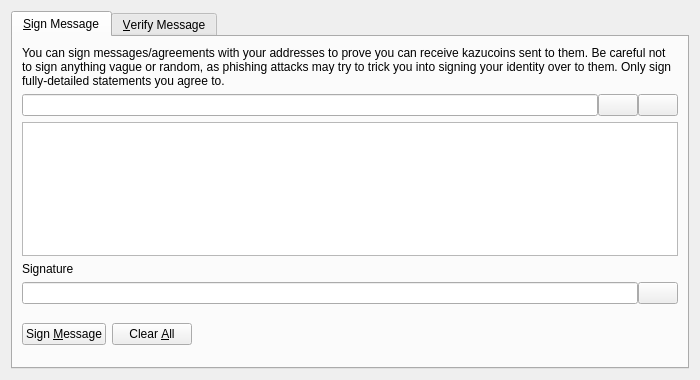
<?xml version="1.0" encoding="UTF-8"?>
<ui version="4.0">
 <class>SignVerifyMessageDialog</class>
 <widget class="QDialog" name="SignVerifyMessageDialog">
  <property name="geometry">
   <rect>
    <x>0</x>
    <y>0</y>
    <width>700</width>
    <height>380</height>
   </rect>
  </property>
  <property name="windowTitle">
   <string>Signatures - Sign / Verify a Message</string>
  </property>
  <property name="modal">
   <bool>true</bool>
  </property>
  <layout class="QVBoxLayout" name="verticalLayout">
   <item>
    <widget class="QTabWidget" name="tabWidget">
     <property name="currentIndex">
      <number>0</number>
     </property>
     <widget class="QWidget" name="tabSignMessage">
      <attribute name="title">
       <string>&amp;Sign Message</string>
      </attribute>
      <layout class="QVBoxLayout" name="verticalLayout_SM">
       <item>
        <widget class="QLabel" name="infoLabel_SM">
         <property name="text">
          <string>You can sign messages/agreements with your addresses to prove you can receive kazucoins sent to them. Be careful not to sign anything vague or random, as phishing attacks may try to trick you into signing your identity over to them. Only sign fully-detailed statements you agree to.</string>
         </property>
         <property name="textFormat">
          <enum>Qt::PlainText</enum>
         </property>
         <property name="wordWrap">
          <bool>true</bool>
         </property>
        </widget>
       </item>
       <item>
        <layout class="QHBoxLayout" name="horizontalLayout_1_SM">
         <property name="spacing">
          <number>0</number>
         </property>
         <item>
          <widget class="QValidatedLineEdit" name="addressIn_SM">
           <property name="toolTip">
            <string>The Kazucoin address to sign the message with</string>
           </property>
          </widget>
         </item>
         <item>
          <widget class="QPushButton" name="addressBookButton_SM">
           <property name="toolTip">
            <string>Choose previously used address</string>
           </property>
           <property name="text">
            <string/>
           </property>
           <property name="icon">
            <iconset resource="../kazucoin.qrc">
             <normaloff>:/icons/address-book</normaloff>:/icons/address-book</iconset>
           </property>
           <property name="shortcut">
            <string>Alt+A</string>
           </property>
           <property name="autoDefault">
            <bool>false</bool>
           </property>
          </widget>
         </item>
         <item>
          <widget class="QPushButton" name="pasteButton_SM">
           <property name="toolTip">
            <string>Paste address from clipboard</string>
           </property>
           <property name="text">
            <string/>
           </property>
           <property name="icon">
            <iconset resource="../kazucoin.qrc">
             <normaloff>:/icons/editpaste</normaloff>:/icons/editpaste</iconset>
           </property>
           <property name="shortcut">
            <string>Alt+P</string>
           </property>
           <property name="autoDefault">
            <bool>false</bool>
           </property>
          </widget>
         </item>
        </layout>
       </item>
       <item>
        <widget class="QPlainTextEdit" name="messageIn_SM">
         <property name="toolTip">
          <string>Enter the message you want to sign here</string>
         </property>
        </widget>
       </item>
       <item>
        <widget class="QLabel" name="signatureLabel_SM">
         <property name="text">
          <string>Signature</string>
         </property>
         <property name="textFormat">
          <enum>Qt::PlainText</enum>
         </property>
        </widget>
       </item>
       <item>
        <layout class="QHBoxLayout" name="horizontalLayout_2_SM">
         <property name="spacing">
          <number>0</number>
         </property>
         <item>
          <widget class="QLineEdit" name="signatureOut_SM">
           <property name="font">
            <font>
             <italic>true</italic>
            </font>
           </property>
           <property name="readOnly">
            <bool>true</bool>
           </property>
          </widget>
         </item>
         <item>
          <widget class="QPushButton" name="copySignatureButton_SM">
           <property name="toolTip">
            <string>Copy the current signature to the system clipboard</string>
           </property>
           <property name="text">
            <string/>
           </property>
           <property name="icon">
            <iconset resource="../kazucoin.qrc">
             <normaloff>:/icons/editcopy</normaloff>:/icons/editcopy</iconset>
           </property>
           <property name="autoDefault">
            <bool>false</bool>
           </property>
          </widget>
         </item>
        </layout>
       </item>
       <item>
        <layout class="QHBoxLayout" name="horizontalLayout_3_SM">
         <item>
          <widget class="QPushButton" name="signMessageButton_SM">
           <property name="toolTip">
            <string>Sign the message to prove you own this Kazucoin address</string>
           </property>
           <property name="text">
            <string>Sign &amp;Message</string>
           </property>
           <property name="icon">
            <iconset resource="../kazucoin.qrc">
             <normaloff>:/icons/edit</normaloff>:/icons/edit</iconset>
           </property>
           <property name="autoDefault">
            <bool>false</bool>
           </property>
          </widget>
         </item>
         <item>
          <widget class="QPushButton" name="clearButton_SM">
           <property name="toolTip">
            <string>Reset all sign message fields</string>
           </property>
           <property name="text">
            <string>Clear &amp;All</string>
           </property>
           <property name="icon">
            <iconset resource="../kazucoin.qrc">
             <normaloff>:/icons/remove</normaloff>:/icons/remove</iconset>
           </property>
           <property name="autoDefault">
            <bool>false</bool>
           </property>
          </widget>
         </item>
         <item>
          <spacer name="horizontalSpacer_1_SM">
           <property name="orientation">
            <enum>Qt::Horizontal</enum>
           </property>
           <property name="sizeHint" stdset="0">
            <size>
             <width>40</width>
             <height>48</height>
            </size>
           </property>
          </spacer>
         </item>
         <item>
          <widget class="QLabel" name="statusLabel_SM">
           <property name="font">
            <font>
             <weight>75</weight>
             <bold>true</bold>
            </font>
           </property>
           <property name="text">
            <string/>
           </property>
           <property name="wordWrap">
            <bool>true</bool>
           </property>
          </widget>
         </item>
         <item>
          <spacer name="horizontalSpacer_2_SM">
           <property name="orientation">
            <enum>Qt::Horizontal</enum>
           </property>
           <property name="sizeHint" stdset="0">
            <size>
             <width>40</width>
             <height>48</height>
            </size>
           </property>
          </spacer>
         </item>
        </layout>
       </item>
      </layout>
     </widget>
     <widget class="QWidget" name="tabVerifyMessage">
      <attribute name="title">
       <string>&amp;Verify Message</string>
      </attribute>
      <layout class="QVBoxLayout" name="verticalLayout_VM">
       <item>
        <widget class="QLabel" name="infoLabel_VM">
         <property name="text">
          <string>Enter the receiver's address, message (ensure you copy line breaks, spaces, tabs, etc. exactly) and signature below to verify the message. Be careful not to read more into the signature than what is in the signed message itself, to avoid being tricked by a man-in-the-middle attack. Note that this only proves the signing party receives with the address, it cannot prove sendership of any transaction!</string>
         </property>
         <property name="textFormat">
          <enum>Qt::PlainText</enum>
         </property>
         <property name="alignment">
          <set>Qt::AlignLeading|Qt::AlignLeft|Qt::AlignTop</set>
         </property>
         <property name="wordWrap">
          <bool>true</bool>
         </property>
        </widget>
       </item>
       <item>
        <layout class="QHBoxLayout" name="horizontalLayout_1_VM">
         <property name="spacing">
          <number>0</number>
         </property>
         <item>
          <widget class="QValidatedLineEdit" name="addressIn_VM">
           <property name="toolTip">
            <string>The Kazucoin address the message was signed with</string>
           </property>
          </widget>
         </item>
         <item>
          <widget class="QPushButton" name="addressBookButton_VM">
           <property name="toolTip">
            <string>Choose previously used address</string>
           </property>
           <property name="text">
            <string/>
           </property>
           <property name="icon">
            <iconset resource="../kazucoin.qrc">
             <normaloff>:/icons/address-book</normaloff>:/icons/address-book</iconset>
           </property>
           <property name="shortcut">
            <string>Alt+A</string>
           </property>
           <property name="autoDefault">
            <bool>false</bool>
           </property>
          </widget>
         </item>
        </layout>
       </item>
       <item>
        <widget class="QPlainTextEdit" name="messageIn_VM"/>
       </item>
       <item>
        <widget class="QValidatedLineEdit" name="signatureIn_VM"/>
       </item>
       <item>
        <layout class="QHBoxLayout" name="horizontalLayout_2_VM">
         <item>
          <widget class="QPushButton" name="verifyMessageButton_VM">
           <property name="toolTip">
            <string>Verify the message to ensure it was signed with the specified Kazucoin address</string>
           </property>
           <property name="text">
            <string>Verify &amp;Message</string>
           </property>
           <property name="icon">
            <iconset resource="../kazucoin.qrc">
             <normaloff>:/icons/transaction_0</normaloff>:/icons/transaction_0</iconset>
           </property>
           <property name="autoDefault">
            <bool>false</bool>
           </property>
          </widget>
         </item>
         <item>
          <widget class="QPushButton" name="clearButton_VM">
           <property name="toolTip">
            <string>Reset all verify message fields</string>
           </property>
           <property name="text">
            <string>Clear &amp;All</string>
           </property>
           <property name="icon">
            <iconset resource="../kazucoin.qrc">
             <normaloff>:/icons/remove</normaloff>:/icons/remove</iconset>
           </property>
           <property name="autoDefault">
            <bool>false</bool>
           </property>
          </widget>
         </item>
         <item>
          <spacer name="horizontalSpacer_1_VM">
           <property name="orientation">
            <enum>Qt::Horizontal</enum>
           </property>
           <property name="sizeHint" stdset="0">
            <size>
             <width>40</width>
             <height>48</height>
            </size>
           </property>
          </spacer>
         </item>
         <item>
          <widget class="QLabel" name="statusLabel_VM">
           <property name="font">
            <font>
             <weight>75</weight>
             <bold>true</bold>
            </font>
           </property>
           <property name="text">
            <string/>
           </property>
           <property name="wordWrap">
            <bool>true</bool>
           </property>
          </widget>
         </item>
         <item>
          <spacer name="horizontalSpacer_2_VM">
           <property name="orientation">
            <enum>Qt::Horizontal</enum>
           </property>
           <property name="sizeHint" stdset="0">
            <size>
             <width>40</width>
             <height>48</height>
            </size>
           </property>
          </spacer>
         </item>
        </layout>
       </item>
      </layout>
     </widget>
    </widget>
   </item>
  </layout>
 </widget>
 <customwidgets>
  <customwidget>
   <class>QValidatedLineEdit</class>
   <extends>QLineEdit</extends>
   <header>qt/qvalidatedlineedit.h</header>
  </customwidget>
 </customwidgets>
 <resources>
  <include location="../kazucoin.qrc"/>
 </resources>
 <connections/>
</ui>
